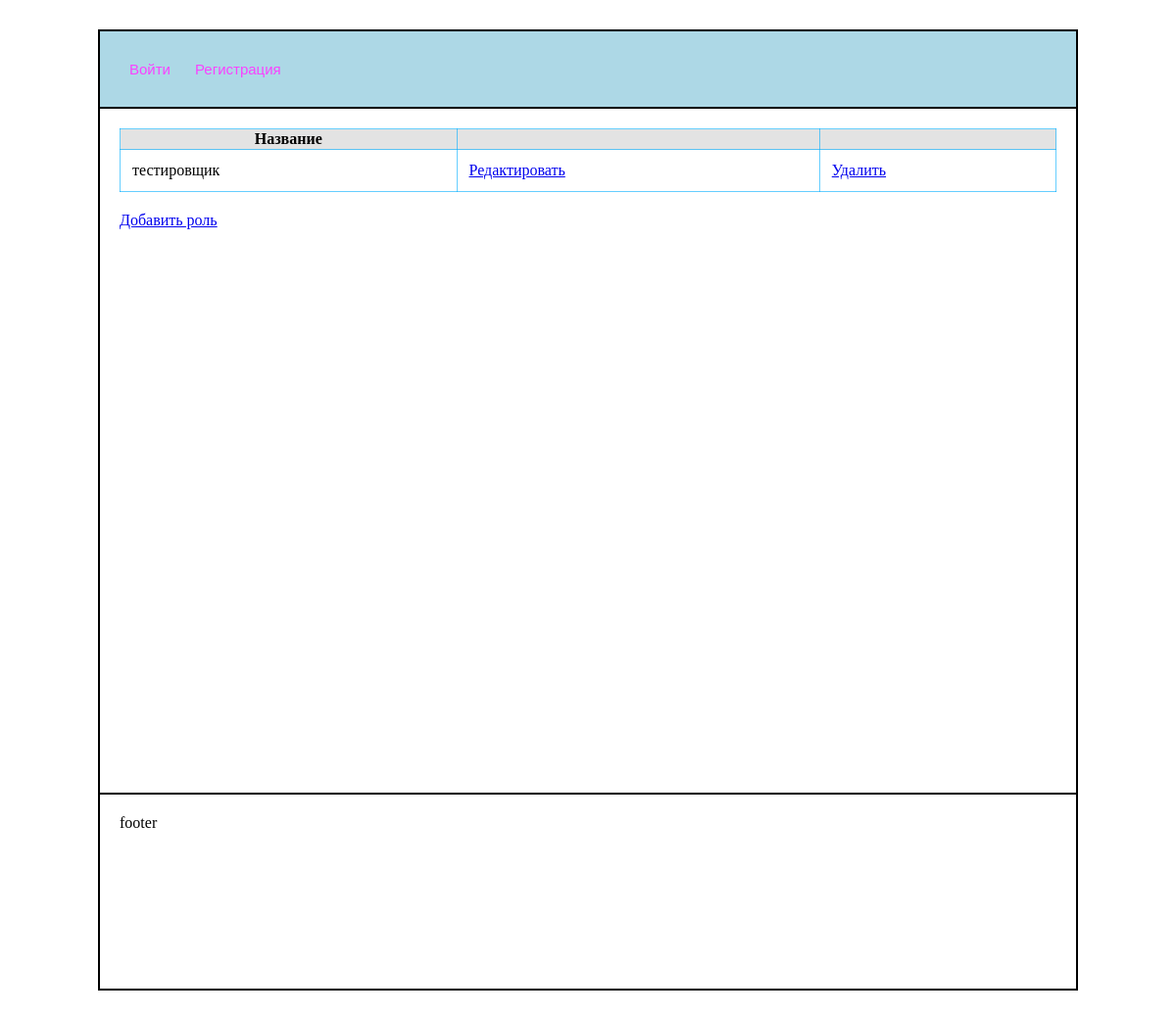
The page /roles/ on the database as committed earlier.
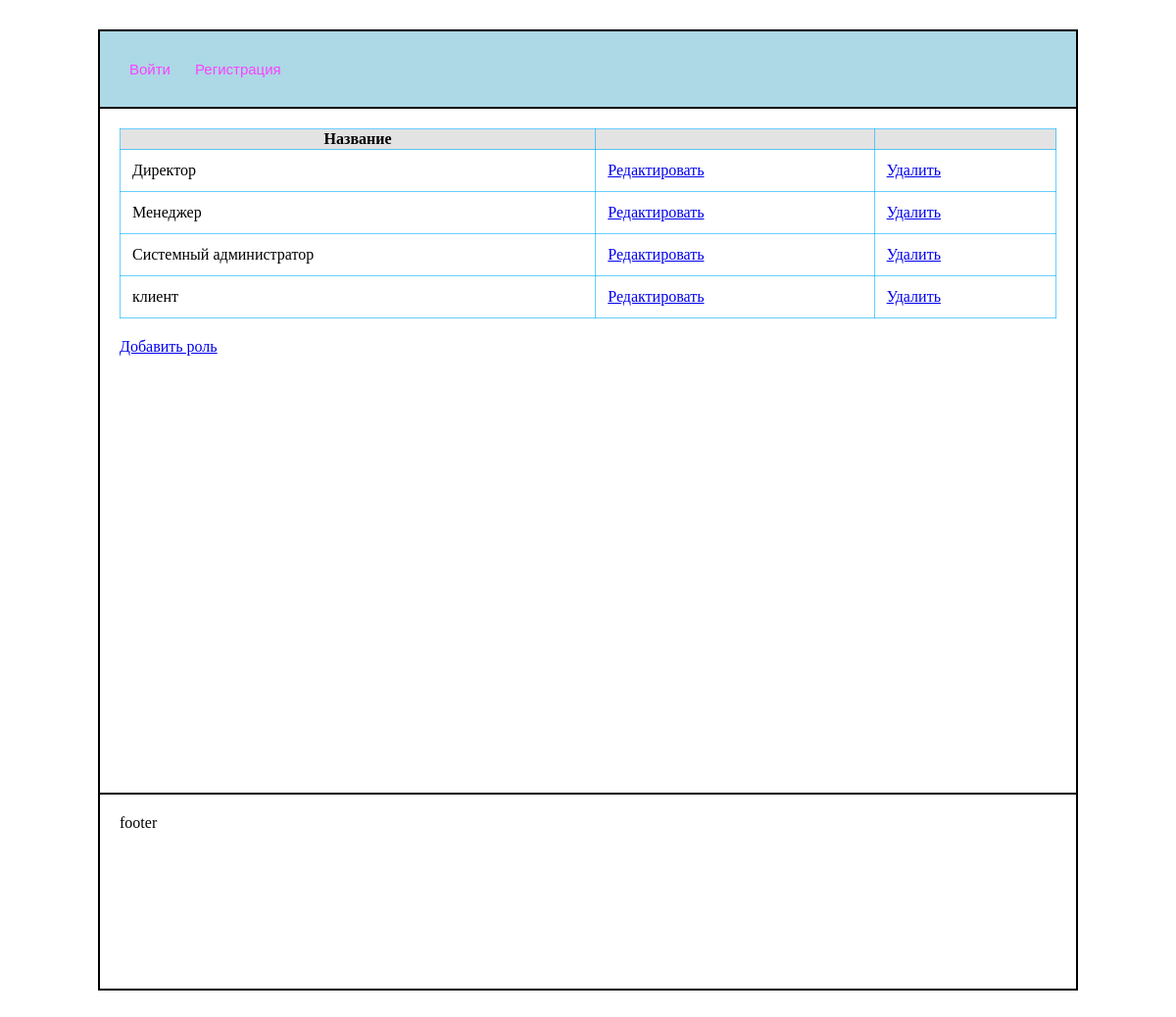
The same page on the database as committed later.
### login/models.py (models this page shows, shortened)
class Role(models.Model):
    title = models.CharField(max_length=200, unique=True)

### login/views.py (the view)
# urls.py: path('roles/', views.roles),
def roles(request):
    roles = Role.objects.all()
    return render(request, 'roles.html', {'roles': roles})

### login/templates/roles.html (shortened to what this page needs)
{% extends "base.html" %}
{% block content %}
    <table>
        <th>Название</th>
        <th></th>
        <th></th>
        {% for role in roles %}
            <tr>
                <td>{{ role.title }}</td>
                <td><a href="editrole/{{role.id}}">Редактировать</a></td>
                <td><a href="deleterole/{{role.id}}">Удалить</a></td>
            </tr>
        {% endfor %}
    </table>
    <a href="/add_role">Добавить роль</a>
{% endblock content %}

### login/templates/base.html (shortened to what this page needs)
 <!DOCTYPE html>
{% load static %}
<html lang="en">
<head>
    <link rel="stylesheet" href="{% static "styles.css" %}" />
</head>
<body>
    <div id="wrapper">
		<div id="header">
			<div id="menu">
				<a href="/login">Войти</a>
				<a href="/add_user">Регистрация</a>
			</div>
		</div>
		<div id="container">
			<div id="content" {% if not show_sidebar %}style="width: 100%;"{% endif %}>
				{% block content %}content{% endblock content %}
			</div>
		</div>
		<div id="footer">
			footer
		</div>
	</div>
</body>
</html>

### login/static/styles.css (style rules this page uses)
* { box-sizing: border-box; }
#wrapper { width: 1000px; margin: 30px auto; border: 1px solid black; }
#header { height: auto; padding: 20px; border: 1px solid black; background-color: lightblue; }
#container { display: flex; }
#content { width: 780px; height: 700px; padding: 20px; border: 1px solid black; }
#footer { height: 200px; padding: 20px; border: 1px solid black; }
#menu { display: flex; }
#menu a { margin-right: 5px; padding: 10px; font: 15px Arial; text-decoration: none; color: rgb(249, 66, 255); }
table { width: 100%; border-collapse: collapse; margin-bottom: 20px; }
table th, table td { border: 1px outset rgba(0, 174, 255, 0.6); }
table th { color: #000000; background-color: rgba(200, 200, 200, 0.5); }
table td { padding: 12px; }

Rows that differ between the two databases and show on the page:
changed Role: title "тестировщик" → "Директор"
added Role: title "Менеджер"
added Role: title "Системный администратор"
added Role: title "клиент"
